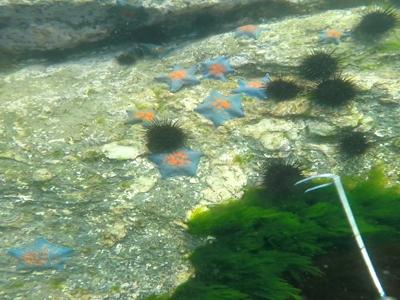
%> input picture RUIE_test/A_11.jpg, 400 x 300 px; its folder holds only this picture in this run
$ octave base_paper.m   (GNU Octave 9; MATLAB toolbox functions it lacks are replaced by stand-ins)
%> lines starting %> are read from the running program, lines starting %| are printed output that depends on the picture; long printed decimals are rounded
### RUIE_test/UICM.m
function [meanRG, deltaRG, meanYB, deltaYB, uicm] = UICM(img)
R = double(img(:,:,1));
G = double(img(:,:,2));
B = double(img(:,:,3));
RG = R - G;
YB = (R + G) / 2 - B;

K = size(R,1) * size(R,2);

% for R-G channel
RG1 = reshape(RG, 1, K);
RG1 = sort(RG1);
alphaL = 0.1;
alphaR = 0.1;
RG1 = RG1(1, int32(alphaL*K+1) : int32(K*(1-alphaR)));
N = K * (1 - alphaL - alphaR);
meanRG = sum(RG1) / N;
deltaRG = sqrt(sum((RG1 - meanRG).^2) / N);

% for Y-B channel
YB1 = reshape(YB, 1, K);
YB1 = sort(YB1);
alphaL = 0.1;
alphaR = 0.1;
YB1 = YB1(1, int32(alphaL*K+1) : int32(K*(1-alphaR)));
N = K * (1 - alphaL - alphaR);
meanYB = sum(YB1) / N;
deltaYB = sqrt(sum((YB1 - meanYB).^2) / N);

% UICM
uicm = -0.0268 * sqrt(meanRG^2 + meanYB^2) + ...
    0.1586* sqrt(deltaRG^2 + deltaYB^2);

### RUIE_test/UISM.m
function uism = UISM(img)
Ir = double(img(:,:,1));
Ig = double(img(:,:,2));
Ib = double(img(:,:,3));

hx=[1 2 1; 0 0 0 ; -1 -2 -1];%Éú²úsobel´¹Ö±ÌÝ¶ÈÄ£°å
hy=[-1 0 1; -2 0 2; -1 0 1];

SobelR = abs(imfilter(Ir, hx, 'replicate', 'same', 'conv') + ...
            imfilter(Ir, hy, 'replicate', 'same', 'conv'));
SobelG = abs(imfilter(Ig, hx, 'replicate', 'same', 'conv') + ...
            imfilter(Ig, hy, 'replicate', 'same', 'conv'));
SobelB = abs(imfilter(Ib, hx, 'replicate', 'same', 'conv') + ...
            imfilter(Ib, hy, 'replicate', 'same', 'conv'));

patchsz = 5;
[m, n] = size(Ir);
% resize the input image to match the patch size
if mod(m, patchsz) ~= 0 || mod(n, patchsz) ~= 0
    SobelR = imresize(SobelR, [m - mod(m, patchsz) + patchsz, ...
        n - mod(n, patchsz) + patchsz]);
    SobelG = imresize(SobelG, [m - mod(m, patchsz) + patchsz, ...
        n - mod(n, patchsz) + patchsz]);
    SobelB = imresize(SobelB, [m - mod(m, patchsz) + patchsz, ...
        n - mod(n, patchsz) + patchsz]);
end
[m, n] = size(Ir);
k1 = m / patchsz;
k2 = n / patchsz;
% calculate the EME value
EMER = 0;
for i = 1 : patchsz : m
    for j = 1 : patchsz : n
        sz = patchsz - 1;
        im = SobelR(i:i+sz,j:j+sz);
        if (max(max(im)) ~= 0 && min(min(im)) ~= 0)
            EMER = EMER + log(max(max(im)) / min(min(im)));
        end
    end
end
EMER = 2 / (k1 * k2) * abs(EMER);
EMEG = 0;
for i = 1 : patchsz : m
    for j = 1 : patchsz : n
        sz = patchsz - 1;
        im = SobelG(i:i+sz,j:j+sz);
        if (max(max(im)) ~= 0 && min(min(im)) ~= 0)
            EMEG = EMEG + log(max(max(im)) / min(min(im)));
        end
    end
end
EMEG = 2 / (k1 * k2) * abs(EMEG);
EMEB = 0;
for i = 1 : patchsz : m
    for j = 1 : patchsz : n
        sz = patchsz - 1;
        im = SobelB(i:i+sz,j:j+sz);
        if (max(max(im)) ~= 0 && min(min(im)) ~= 0)
            EMEB = EMEB + log(max(max(im)) / min(min(im)));
        end
    end
end
EMEB = 2 / (k1 * k2) * abs(EMEB);
lambdaR = 0.299;
lambdaG = 0.587;
lambdaB = 0.114;
uism = lambdaR * EMER + lambdaG * EMEG + lambdaB * EMEB;

### RUIE_test/UIConM.m
function uiconm = UIConM(img)
R = double(img(:,:,1));
G = double(img(:,:,2));
B = double(img(:,:,3));

patchsz = 5;
[m, n] = size(R);
% resize the input image to match the patch size
if mod(m, patchsz) ~= 0 || mod(n, patchsz) ~= 0
    R = imresize(R, [m - mod(m, patchsz) + patchsz, ...
        n - mod(n, patchsz) + patchsz]);
    G = imresize(G, [m - mod(m, patchsz) + patchsz, ...
        n - mod(n, patchsz) + patchsz]);
    B = imresize(B, [m - mod(m, patchsz) + patchsz, ...
        n - mod(n, patchsz) + patchsz]);
end
[m, n] = size(R);
k1 = m / patchsz;
k2 = n / patchsz;

AMEER = 0;
for i = 1 : patchsz : m
    for j = 1 : patchsz : n
        sz = patchsz - 1;
        im = R(i:i+sz,j:j+sz);
        Max = max(max(im));
        Min = min(min(im));
        if ( (Max ~= 0 || Min ~= 0) && Max ~= Min )
            AMEER = AMEER + ...
                log( (Max - Min) / (Max + Min) ) * ...
                ( (Max - Min) / (Max + Min) );
        end
    end
end
AMEER = 1 / (k1 * k2) * abs(AMEER);
AMEEG = 0;
for i = 1 : patchsz : m
    for j = 1 : patchsz : n
        sz = patchsz - 1;
        im = G(i:i+sz,j:j+sz);
        Max = max(max(im));
        Min = min(min(im));
        if ( (Max ~= 0 || Min ~= 0) && Max ~= Min )
            AMEEG = AMEEG + ...
                log( (Max - Min) / (Max + Min) ) * ...
                ( (Max - Min) / (Max + Min) );
        end
    end
end
AMEEG = 1 / (k1 * k2) * abs(AMEEG);
AMEEB = 0;
for i = 1 : patchsz : m
    for j = 1 : patchsz : n
        sz = patchsz - 1;
        im = B(i:i+sz,j:j+sz);
        Max = max(max(im));
        Min = min(min(im));
        if ( (Max ~= 0 || Min ~= 0) && Max ~= Min )
            AMEEB = AMEEB + ...
                log( (Max - Min) / (Max + Min) ) * ...
                ( (Max - Min) / (Max + Min) );
        end
    end
end
AMEEB = 1 / (k1 * k2) * abs(AMEEB);
uiconm = AMEER + AMEEG + AMEEB;

### RUIE_test/UIQM.m
function uiqm = UIQM(img)

c1 = 0.0282;
c2 = 0.2953;
c3 = 3.5753;

uicm = UICM(img);
uism = UISM(img);
uiconm = UIConM(img);

uiqm = c1 * uicm + c2 * uism + c3 * uiconm;

### RUIE_test/UCIQE.m
function uciqe_val = UCIQE(img)
%{
    Description: The function calculates the UCIQE metric for evaluating an
    underwater image.
    Input:
        - img: an RGB image
    Output:
        - uciqe_val: the UCIQE value assigned to the given image
%}
    img = im2double(img);

    c1 = 0.4680;
    c2 = 0.2745;
    c3 = 0.2576;

    lab_img = rgb2lab(img);
    hsv_img = rgb2hsv(img);

    saturation = hsv_img(:,:,2);
    luminance = lab_img(:,:,1);
    luminance = mat2gray(luminance);

    lab2lch_cform = makecform('lab2lch');
    lch_img = applycform(img, lab2lch_cform);
    chroma = lch_img(:,:,2);

    chroma_std = std(chroma(:));
    saturation_avg = mean(saturation(:));
    luminance_contrast = max(luminance(:))-min(luminance(:));

    uciqe_val = c1*chroma_std+c2*luminance_contrast+c3*saturation_avg;

end

### RUIE_test/base_paper.m
clc;
close all;
clear all;
files = dir('C:\Users\vasu\Desktop\datasets\RUIE_test\*.jpg');
for i = 1:numel(files);
     filename = files(i).name
     x=i;
%%%%%%%%%%%%%%%%%%%%   WHITE BALANCING   %%%%%%%%%%%%%%%%%%%%%%%
% We consider input1 as White_Balanced image and input2 as DCP
% Reading the input image with imread   rawimages\6_img_.png   refimages\6_img_.png
%(im2double) function is used for precision by converting image from uint8 into double format
RGB_Image_o = imread(filename);
%> RGB_Image_o is the input picture: size 300x400x3 uint8; mean R, G, B 115.6, 140.5, 107.9
Ref_Image = imread(filename);
RGB_Image = im2double(RGB_Image_o);

%Channel separation
Red_Channel = RGB_Image(:, :, 1);
Green_Channel = RGB_Image(:, :, 2);
Blue_Channel = RGB_Image(:, :, 3);
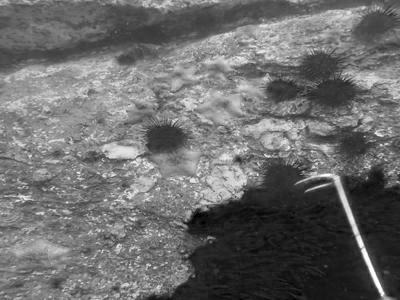
%> Blue_Channel: size 300x400 double; min 0, max 1, mean 0.423

%Sum of each color channel
R = sum(Red_Channel,'all');
%> R = 54380.2
G = sum(Green_Channel,'all');
%> G = 66116.1
B = sum(Blue_Channel,'all');
%> B = 50766.6

%Finding mean of each color channel
mean_Red = mean2(Red_Channel);
%> mean_Red = 0.453
mean_Green = mean2(Green_Channel);
%> mean_Green = 0.551
mean_Blue = mean2(Blue_Channel);
%> mean_Blue = 0.423

%Calculating RGB gain factor
Lr = max(Red_Channel,[],'all');
%> Lr = 1
Lg = max(Green_Channel,[],'all');
%> Lg = 1
Lb = max(Blue_Channel,[],'all');
%> Lb = 1

%Color estimation
L2=0.2;
Ur =(Lr*(R/mean_Red))+L2 ;
%> Ur = 120000.2
Ug =(Lg*(G/mean_Green))+L2 ;
%> Ug = 120000.2
Ub =(Lb*(B/mean_Blue))+L2 ;
%> Ub = 120000.2

%Color correction
r = Red_Channel/Ur;
g = Green_Channel/Ug;
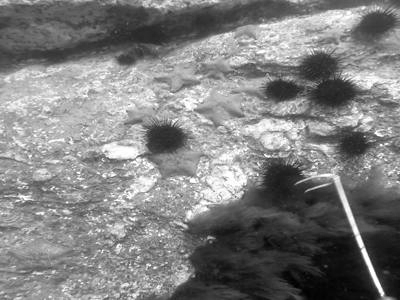
%> g: size 300x400 double; min 8.17e-07, max 8.33e-06, mean 4.59e-06; drawn with min black and max white
b = Blue_Channel/Ub;
img1=cat(3,r,g,b);
%Scaling
%mat2gray( A ) converts the matrix A to a grayscale image I
%that contains values in the range 0 to 1
r = uint8(255 * mat2gray(r));
%> r: size 300x400 uint8
g = uint8(255 * mat2gray(g));
%> g: size 300x400 uint8
b = uint8(255 * mat2gray(b));
%> b: size 300x400 uint8
white_balance = cat(3,r,g,b);

imshowpair(RGB_Image_o,white_balance,'montage');
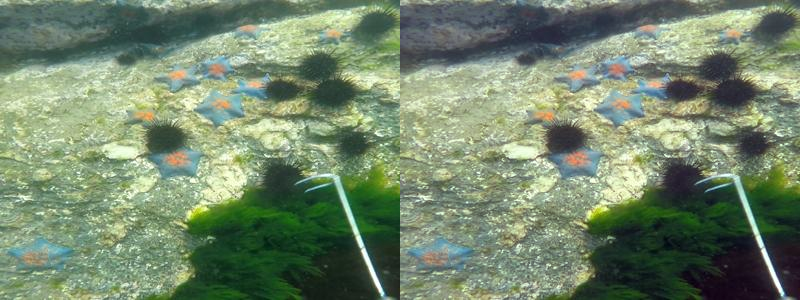
%> displayed picture: size 300x800x3, on the screen's scale of 0 to 255; mean R, G, B 115.6, 134.3, 107.9
title('1. ORIGINAL (left) and it''s WHITE BALANCED(right) Image');

entro=entropy(RGB_Image_o);
%> entro = 7.77
fprintf('The entropy value for White Balanced Image is %f\n',entro);
%| The entropy value for White Balanced Image is 7.769
MSE = immse(white_balance,Ref_Image);
%> MSE = 63.33
fprintf('The MSE value for White Balanced Image is %0.4f\n',MSE);
%| The MSE value for White Balanced Image is 63.3274
PSNR = psnr(white_balance,Ref_Image);
%> PSNR = 30.11
fprintf('The PSNR value for White Balanced Image is %0.4f\n', PSNR);
%| The PSNR value for White Balanced Image is 30.1149
SSIM = ssim(white_balance,Ref_Image);
%> SSIM = 0.904
fprintf('The SSIM value for White Balanced Image is %0.4f\n',SSIM);
%| The SSIM value for White Balanced Image is 0.9042
uicm= UICM(RGB_Image_o);
%> in UICM, `RG = R - G;`:
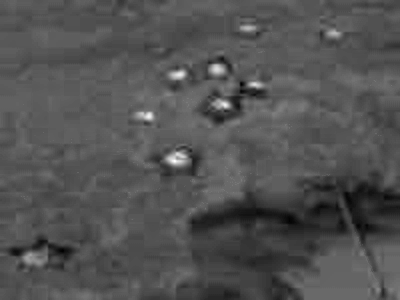
%> RG: size 300x400 double; min -80, max 90, mean -24.9; drawn with min black and max white
%> in UICM, `YB = (R + G) / 2 - B;`:
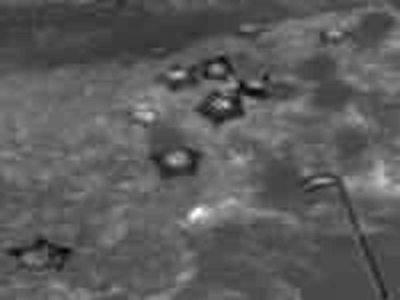
%> YB: size 300x400 double; min -63.5, max 166.5, mean 20.1; drawn with min black and max white
%> in UICM, `meanRG = sum(RG1) / N;`: meanRG = -24.03
%> in UICM, `deltaRG = sqrt(sum((RG1 - meanRG).^2) / N);`: deltaRG = 6.45
%> in UICM, `meanYB = sum(YB1) / N;`: meanYB = 19.66
%> in UICM, `deltaYB = sqrt(sum((YB1 - meanYB).^2) / N);`: deltaYB = 12.28
%> in UICM, `uicm = -0.0268 * sqrt(meanRG^2 + meanYB^2) + 0.1586* sqrt(deltaRG^2 + ..`: uicm = 1.37
%> uicm = -24.03
fprintf('The UICM value for White Balanced Image is %f\n',uicm);
%| The UICM value for White Balanced Image is -24.027
uism=UISM(RGB_Image_o);
%> in UISM, `SobelB = abs(imfilter(Ib, hx, 'replicate', 'same', 'conv') + imfilter(..`:
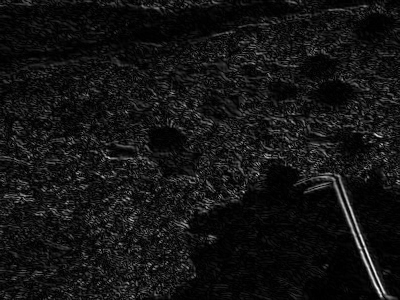
%> SobelB: size 300x400 double; min 0, max 954, mean 75.8; drawn with min black and max white
%> after the loop in UISM, `for i = 1 : patchsz : m`: EMER = 12971.4
%> in UISM, `EMER = 2 / (k1 * k2) * abs(EMER);`: EMER = 5.4
%> after the loop in UISM, `for i = 1 : patchsz : m`: EMEG = 12734
%> in UISM, `EMEG = 2 / (k1 * k2) * abs(EMEG);`: EMEG = 5.31
%> after the loop in UISM, `for i = 1 : patchsz : m`: EMEB = 12738.8
%> in UISM, `EMEB = 2 / (k1 * k2) * abs(EMEB);`: EMEB = 5.31
%> in UISM, `uism = lambdaR * EMER + lambdaG * EMEG + lambdaB * EMEB;`: uism = 5.34
%> uism = 5.34
fprintf('The UISM value for White Balanced Image is %f\n',uism);
%| The UISM value for White Balanced Image is 5.336
uiconm=UIConM(RGB_Image_o);
%> after the loop in UIConM, `for i = 1 : patchsz : m`: AMEER = -1514.1
%> in UIConM, `AMEER = 1 / (k1 * k2) * abs(AMEER);`: AMEER = 0.315
%> after the loop in UIConM, `for i = 1 : patchsz : m`: AMEEG = -1382.7
%> in UIConM, `AMEEG = 1 / (k1 * k2) * abs(AMEEG);`: AMEEG = 0.288
%> after the loop in UIConM, `for i = 1 : patchsz : m`: AMEEB = -1511.5
%> in UIConM, `AMEEB = 1 / (k1 * k2) * abs(AMEEB);`: AMEEB = 0.315
%> in UIConM, `uiconm = AMEER + AMEEG + AMEEB;`: uiconm = 0.918
%> uiconm = 0.918
fprintf('The UIConM value for White Balanced Image is %f\n',uiconm);
%| The UIConM value for White Balanced Image is 0.9184
uiqm = UIQM(RGB_Image_o);
%> in UIQM, `uicm = UICM(img);`: uicm = -24.03
%> in UIQM, `uiqm = c1 * uicm + c2 * uism + c3 * uiconm;`: uiqm = 4.18
%> uiqm = 4.18
fprintf('The UIQM value for White Balanced Image is %f\n',uiqm);
%| The UIQM value for White Balanced Image is 4.182
uciqe=UCIQE(RGB_Image_o);
%> in UCIQE, `lab_img = rgb2lab(img);`: lab_img: size 300x400x3 double; mean of channels 1, 2, 3 55.1, -15.1, 14.6
%> in UCIQE, `hsv_img = rgb2hsv(img);`: hsv_img: size 300x400x3 double; mean H, S, V 0.314, 0.308, 0.552
%> in UCIQE, `saturation = hsv_img(:,:,2);`:
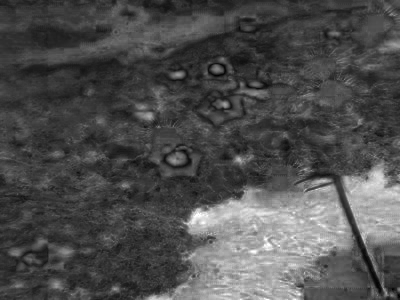
%> saturation: size 300x400 double; min 0, max 1, mean 0.308
%> the run ends on the next line

$ run again, on RUIE_test/A_17.jpg
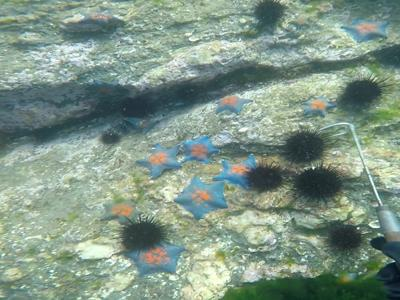
%> input picture RUIE_test/A_17.jpg, 400 x 300 px
%> RGB_Image_o is the input picture: size 300x400x3 uint8; mean R, G, B 127.5, 149, 134.7
%> `R = sum(Red_Channel,'all');`: R = 60018.2
%> `G = sum(Green_Channel,'all');`: G = 70127.5
%> `B = sum(Blue_Channel,'all');`: B = 63393.9
%> mean_Red = 0.5
%> mean_Green = 0.584
%> mean_Blue = 0.528
%> Lr = 1
%> Ur = 120000.2
%> entro = 7.6
%| The entropy value for White Balanced Image is 7.596
%> MSE = 39.78
%| The MSE value for White Balanced Image is 39.7750
%> PSNR = 32.13
%| The PSNR value for White Balanced Image is 32.1347
%> SSIM = 0.971
%| The SSIM value for White Balanced Image is 0.9708
%> meanRG = -21.61
%> deltaRG = 4.8
%> meanYB = 3.61
%> deltaYB = 10.38
%> in UICM, `uicm = -0.0268 * sqrt(meanRG^2 + meanYB^2) + 0.1586* sqrt(deltaRG^2 + ..`: uicm = 1.23
%> `uicm= UICM(RGB_Image_o);`: uicm = -21.61
%| The UICM value for White Balanced Image is -21.615
%> in UISM, `SobelB = abs(imfilter(Ib, hx, 'replicate', 'same', 'conv') + imfilter(..`:
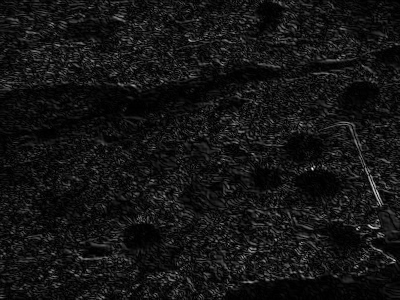
%> SobelB: size 300x400 double; min 0, max 1016, mean 81.5; drawn with min black and max white
%> after the loop in UISM, `for i = 1 : patchsz : m`: EMER = 13984.4
%> in UISM, `EMER = 2 / (k1 * k2) * abs(EMER);`: EMER = 5.83
%> after the loop in UISM, `for i = 1 : patchsz : m`: EMEG = 13902.9
%> in UISM, `EMEG = 2 / (k1 * k2) * abs(EMEG);`: EMEG = 5.79
%> after the loop in UISM, `for i = 1 : patchsz : m`: EMEB = 13825.3
%> in UISM, `EMEB = 2 / (k1 * k2) * abs(EMEB);`: EMEB = 5.76
%> in UISM, `uism = lambdaR * EMER + lambdaG * EMEG + lambdaB * EMEB;`: uism = 5.8
%| The UISM value for White Balanced Image is 5.799
%> after the loop in UIConM, `for i = 1 : patchsz : m`: AMEER = -1537.2
%> in UIConM, `AMEER = 1 / (k1 * k2) * abs(AMEER);`: AMEER = 0.32
%> after the loop in UIConM, `for i = 1 : patchsz : m`: AMEEG = -1436.2
%> in UIConM, `AMEEG = 1 / (k1 * k2) * abs(AMEEG);`: AMEEG = 0.299
%> after the loop in UIConM, `for i = 1 : patchsz : m`: AMEEB = -1487.9
%> in UIConM, `AMEEB = 1 / (k1 * k2) * abs(AMEEB);`: AMEEB = 0.31
%> in UIConM, `uiconm = AMEER + AMEEG + AMEEB;`: uiconm = 0.929
%| The UIConM value for White Balanced Image is 0.9295
%> in UIQM, `uicm = UICM(img);`: uicm = -21.61
%> in UIQM, `uiqm = c1 * uicm + c2 * uism + c3 * uiconm;`: uiqm = 4.43
%| The UIQM value for White Balanced Image is 4.426
%> lab_img: size 300x400x3 double; mean of channels 1, 2, 3 59.2, -10.3, 4.9
%> hsv_img: size 300x400x3 double; mean H, S, V 0.384, 0.205, 0.591
%> in UCIQE, `saturation = hsv_img(:,:,2);`:
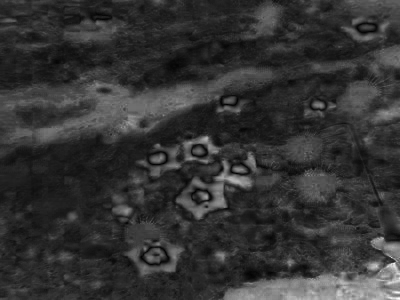
%> saturation: size 300x400 double; min 0, max 1, mean 0.205

$ run again, on RUIE_test/A_5.jpg
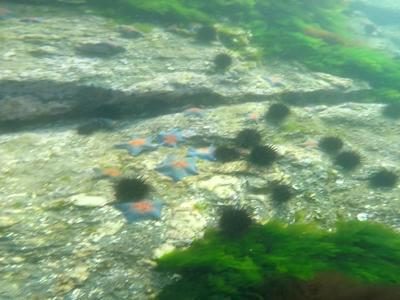
%> input picture RUIE_test/A_5.jpg, 400 x 300 px
%> RGB_Image_o is the input picture: size 300x400x3 uint8; mean R, G, B 121.9, 155.9, 120.1
%> `R = sum(Red_Channel,'all');`: R = 57375.2
%> `G = sum(Green_Channel,'all');`: G = 73364
%> `B = sum(Blue_Channel,'all');`: B = 56513.7
%> mean_Red = 0.478
%> mean_Green = 0.611
%> mean_Blue = 0.471
%> Lr = 1
%> Lb = 0.965
%> Ur = 120000.2
%> Ub = 115764.9
%> entro = 7.66
%| The entropy value for White Balanced Image is 7.659
%> MSE = 87.2
%| The MSE value for White Balanced Image is 87.1956
%> PSNR = 28.73
%| The PSNR value for White Balanced Image is 28.7259
%> SSIM = 0.904
%| The SSIM value for White Balanced Image is 0.9040
%> meanRG = -32.43
%> deltaRG = 10.4
%> meanYB = 18.37
%> deltaYB = 11.69
%> in UICM, `uicm = -0.0268 * sqrt(meanRG^2 + meanYB^2) + 0.1586* sqrt(deltaRG^2 + ..`: uicm = 1.48
%> `uicm= UICM(RGB_Image_o);`: uicm = -32.43
%| The UICM value for White Balanced Image is -32.430
%> in UISM, `SobelB = abs(imfilter(Ib, hx, 'replicate', 'same', 'conv') + imfilter(..`:
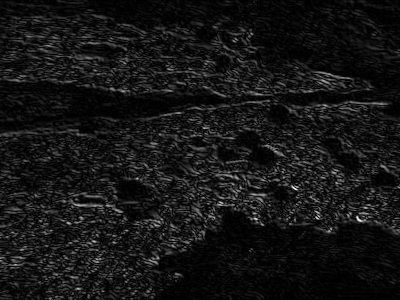
%> SobelB: size 300x400 double; min 0, max 676, mean 58.3; drawn with min black and max white
%> after the loop in UISM, `for i = 1 : patchsz : m`: EMER = 11527.1
%> in UISM, `EMER = 2 / (k1 * k2) * abs(EMER);`: EMER = 4.8
%> after the loop in UISM, `for i = 1 : patchsz : m`: EMEG = 11653.8
%> in UISM, `EMEG = 2 / (k1 * k2) * abs(EMEG);`: EMEG = 4.86
%> after the loop in UISM, `for i = 1 : patchsz : m`: EMEB = 11134.1
%> in UISM, `EMEB = 2 / (k1 * k2) * abs(EMEB);`: EMEB = 4.64
%> in UISM, `uism = lambdaR * EMER + lambdaG * EMEG + lambdaB * EMEB;`: uism = 4.82
%| The UISM value for White Balanced Image is 4.815
%> after the loop in UIConM, `for i = 1 : patchsz : m`: AMEER = -1361.4
%> in UIConM, `AMEER = 1 / (k1 * k2) * abs(AMEER);`: AMEER = 0.284
%> after the loop in UIConM, `for i = 1 : patchsz : m`: AMEEG = -1182.7
%> in UIConM, `AMEEG = 1 / (k1 * k2) * abs(AMEEG);`: AMEEG = 0.246
%> after the loop in UIConM, `for i = 1 : patchsz : m`: AMEEB = -1316.3
%> in UIConM, `AMEEB = 1 / (k1 * k2) * abs(AMEEB);`: AMEEB = 0.274
%> in UIConM, `uiconm = AMEER + AMEEG + AMEEB;`: uiconm = 0.804
%| The UIConM value for White Balanced Image is 0.8043
%> in UIQM, `uicm = UICM(img);`: uicm = -32.43
%> in UIQM, `uiqm = c1 * uicm + c2 * uism + c3 * uiconm;`: uiqm = 3.38
%| The UIQM value for White Balanced Image is 3.383
%> lab_img: size 300x400x3 double; mean of channels 1, 2, 3 60.6, -18.6, 15.1
%> hsv_img: size 300x400x3 double; mean H, S, V 0.329, 0.31, 0.612
%> in UCIQE, `saturation = hsv_img(:,:,2);`:
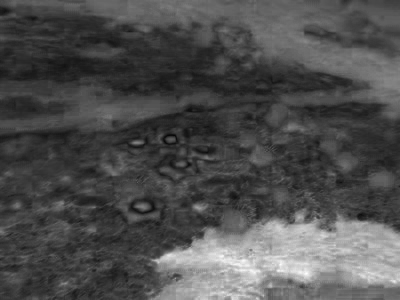
%> saturation: size 300x400 double; min 0.0284, max 1, mean 0.31

$ run again, on RUIE_test/A_6.jpg
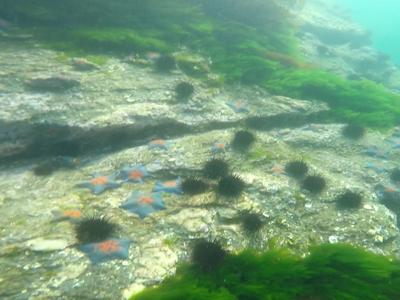
%> input picture RUIE_test/A_6.jpg, 400 x 300 px
%> RGB_Image_o is the input picture: size 300x400x3 uint8; mean R, G, B 120.6, 158.9, 126.2
%> `R = sum(Red_Channel,'all');`: R = 56735.4
%> `G = sum(Green_Channel,'all');`: G = 74775.7
%> `B = sum(Blue_Channel,'all');`: B = 59372.7
%> mean_Red = 0.473
%> mean_Green = 0.623
%> mean_Blue = 0.495
%> Lr = 0.996
%> Lg = 1
%> Lb = 0.965
%> Ur = 119529.6
%> Ug = 120000.2
%> Ub = 115764.9
%> entro = 7.62
%| The entropy value for White Balanced Image is 7.615
%> MSE = 260.7
%| The MSE value for White Balanced Image is 260.6973
%> PSNR = 23.97
%| The PSNR value for White Balanced Image is 23.9694
%> SSIM = 0.808
%| The SSIM value for White Balanced Image is 0.8076
%> meanRG = -36.33
%> deltaRG = 12.19
%> meanYB = 13.2
%> deltaYB = 13.63
%> in UICM, `uicm = -0.0268 * sqrt(meanRG^2 + meanYB^2) + 0.1586* sqrt(deltaRG^2 + ..`: uicm = 1.86
%> `uicm= UICM(RGB_Image_o);`: uicm = -36.33
%| The UICM value for White Balanced Image is -36.328
%> after the loop in UISM, `for i = 1 : patchsz : m`: EMER = 11176.5
%> in UISM, `EMER = 2 / (k1 * k2) * abs(EMER);`: EMER = 4.66
%> after the loop in UISM, `for i = 1 : patchsz : m`: EMEG = 11112.3
%> in UISM, `EMEG = 2 / (k1 * k2) * abs(EMEG);`: EMEG = 4.63
%> after the loop in UISM, `for i = 1 : patchsz : m`: EMEB = 10968.1
%> in UISM, `EMEB = 2 / (k1 * k2) * abs(EMEB);`: EMEB = 4.57
%> in UISM, `uism = lambdaR * EMER + lambdaG * EMEG + lambdaB * EMEB;`: uism = 4.63
%| The UISM value for White Balanced Image is 4.631
%> after the loop in UIConM, `for i = 1 : patchsz : m`: AMEER = -1292.1
%> in UIConM, `AMEER = 1 / (k1 * k2) * abs(AMEER);`: AMEER = 0.269
%> after the loop in UIConM, `for i = 1 : patchsz : m`: AMEEG = -1101.8
%> in UIConM, `AMEEG = 1 / (k1 * k2) * abs(AMEEG);`: AMEEG = 0.23
%> after the loop in UIConM, `for i = 1 : patchsz : m`: AMEEB = -1216.4
%> in UIConM, `AMEEB = 1 / (k1 * k2) * abs(AMEEB);`: AMEEB = 0.253
%> in UIConM, `uiconm = AMEER + AMEEG + AMEEB;`: uiconm = 0.752
%| The UIConM value for White Balanced Image is 0.7521
%> in UIQM, `uicm = UICM(img);`: uicm = -36.33
%> in UIQM, `uiqm = c1 * uicm + c2 * uism + c3 * uiconm;`: uiqm = 3.03
%| The UIQM value for White Balanced Image is 3.032
%> lab_img: size 300x400x3 double; mean of channels 1, 2, 3 61.6, -19.3, 13.1
%> hsv_img: size 300x400x3 double; mean H, S, V 0.351, 0.313, 0.624
%> in UCIQE, `saturation = hsv_img(:,:,2);`:
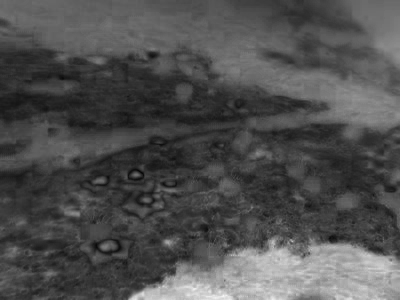
%> saturation: size 300x400 double; min 0.0307, max 0.962, mean 0.313
